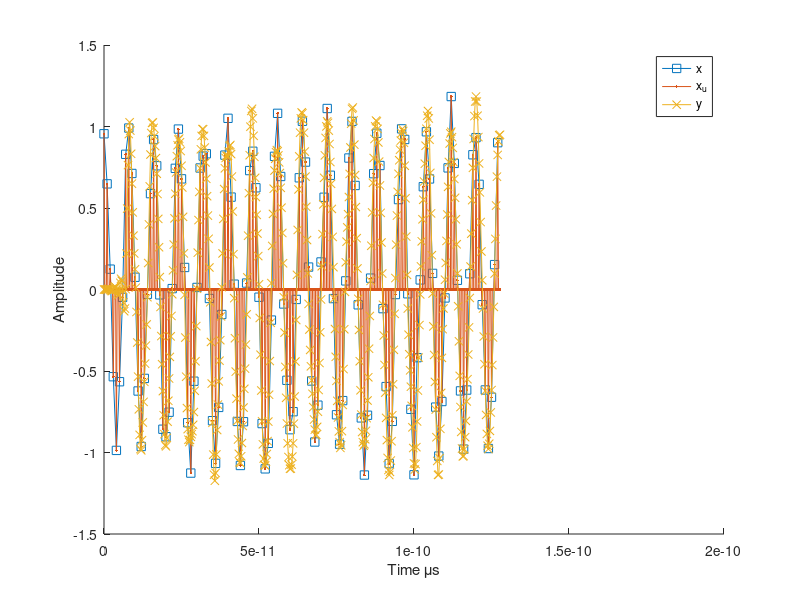

This chart was generated by the following MATLAB code: (Note: this script raises an error after producing the figure.)
%% Target
%
% * Use Matlab to design an interpolator
% * Use Simulink to design an interpolator
% 
% The parameters are:
%
% * x[n] = cos(2*pi*Fc*n*Ts) + w[n];
% * w[n] is the noise
% * Fc = 125 [kHz]
% * Fs =   1 [MHz]
% * L  =   4  % Interpolator Factor
% 
% *Suggestions*
% 
% FIR coefficients
%   fir_ord = 64;
%   [fir_num] = fir1(fir_ord, Wn, hann(fir_ord+1));
% 
% Filtering
%   y = filter(num,den,x);
%     * x   - input signal
%     * y   - output signal
%     * num - numerator   coefficients
%     * den - denominator coefficients
%
% Upsampling
%   xu = upsample(x, L);
% 

%% Clear
clc;            % Clear the text from the Command Window
clear;          % Remove all variables from the current workspace
close all;      % Close all figures

%% Matlab Exercise
Fc = 125e3;
Fs = 1e6;
Ts = 1/Fs;
len = 128;
L = 4;
n = 0:len-1;

% Signal
w = 0.1*randn(1,len);
x = cos(2*pi*Fc*n*Ts) + w;

% Filter
fir_ord = 64;
F_cut = 500e3;
Wn = F_cut / (Fs*L/2);
fir_num = fir1(fir_ord, Wn, hann(fir_ord+1));

% Upsampler
xu = upsample(x,L);
nu = 0:length(xu)-1;

% Interpolation
y = L*filter(fir_num, 1, xu);
ny = 0:length(y)-1;

% Time vectors
tx  = n*Ts / 1e6;
txu = nu*(Ts/L) / 1e6;
ty  = ny*(Ts/L) / 1e6;

figure
hold on
plot(tx ,  x, 's-')
plot(txu, xu, '.-')
plot(ty ,  y, 'x-')
hold off
legend('x','x_u','y')
xlabel('Time \mus')
ylabel('Amplitude')

fvtool(x,  1, 'Fs',Fs)
fvtool(xu, 1, 'Fs',Fs*L)
fvtool(y,  1, fir_num, 1, 'Fs',Fs*L)


